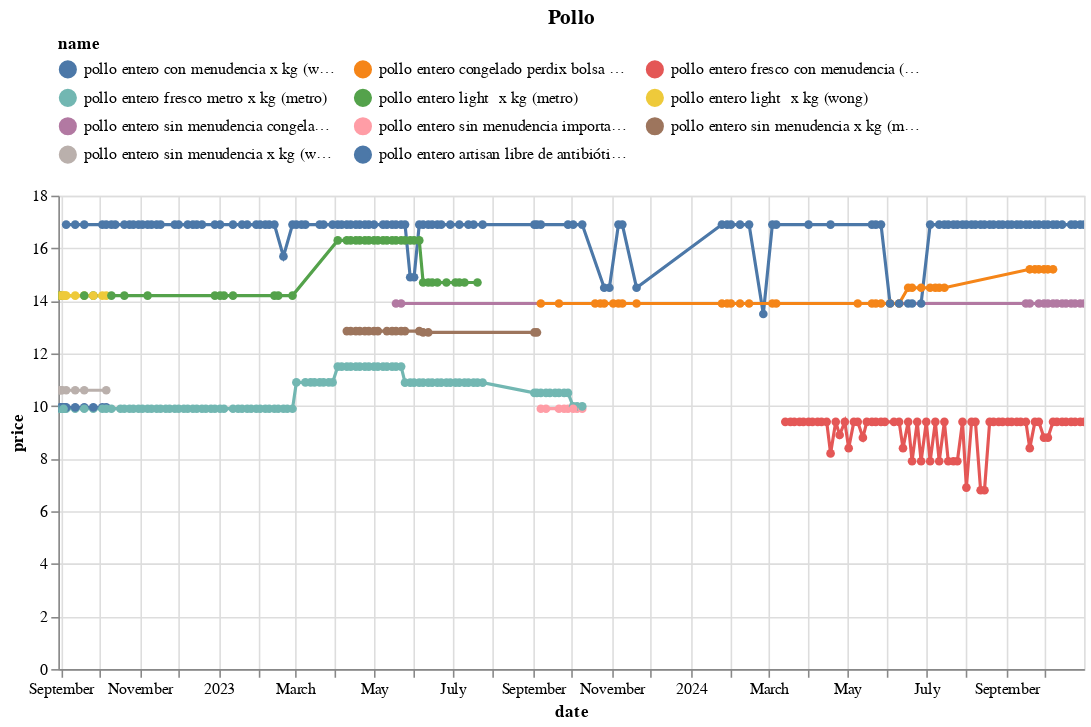

Here is the notebook cell this chart was saved with:
### Code cell
(df
 .loc[df.name.isin(names)]
 .pipe(alt.Chart)
 .mark_line(point=True)
 .encode(x='date', y='price', color='name', tooltip=['name','price'])
 .properties(width=650, title='Pollo')
 .interactive()
 .configure_legend(orient='top', columns=3)
)

### Figure 1 — Vega-Lite specification as saved in the notebook (floating-point values rounded to 4 significant figures; data arrays with more than 128 entries replaced by an {"elided": "..."} marker saying what was removed)
{"config": {"view": {"continuousWidth": 300, "continuousHeight": 300}, "legend": {"columns": 3, "orient": "top"}}, "data": {"name": "data-6fe5b0532dbf31b451203da1a9f33b66"}, "mark": {"type": "line", "point": true}, "encoding": {"color": {"field": "name", "type": "nominal"}, "tooltip": [{"field": "name", "type": "nominal"}, {"field": "price", "type": "quantitative"}], "x": {"field": "date", "type": "temporal"}, "y": {"field": "price", "type": "quantitative"}}, "params": [{"name": "param_13", "select": {"type": "interval", "encodings": ["x", "y"]}, "bind": "scales"}], "title": "Pollo", "width": 650, "$schema": "https://vega.github.io/schema/vega-lite/v5.20.1.json", "datasets": {"data-6fe5b0532dbf31b451203da1a9f33b66": {"elided": "446 records"}}}
